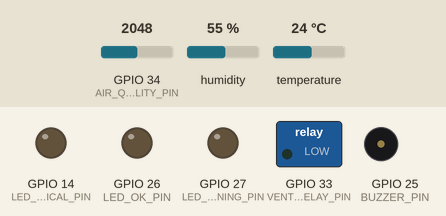
A sketch run on a simulated ESP32. Shown: switched loads named in the sketch (green lamp = pin HIGH), output pins drawn as LEDs (lit = HIGH), buzzer (waves = sounding). The inputs (shaded band) are chosen by the test bench; at power-on: GPIO 34 (AIR_QUALITY_PIN) = 2048, humidity 55 %, temperature 24 °C. WiFi joins after 1.5 s; servers stay silent unless stated; what the sketch prints to the serial monitor is not drawn.

Above: at 2.7 s.
2.8 s: GPIO 34 (AIR_QUALITY_PIN) set to 1545
At 3.11 s:
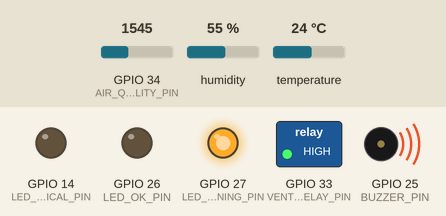
10.5 s: GPIO 34 (AIR_QUALITY_PIN) set to 1437
At 13.3 s:
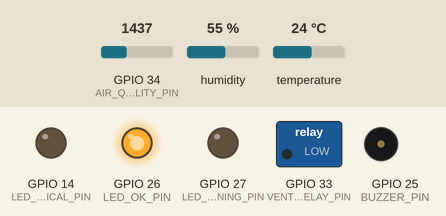
14.6 s: humidity set to 68 %
18.7 s: humidity set to 71 %
At 22.3 s:
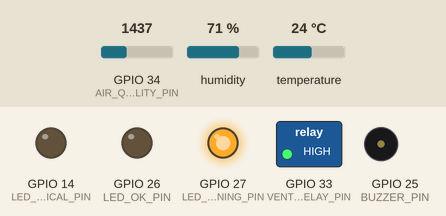
25.7 s: temperature set to 34.4 °C
29.8 s: temperature set to 35.4 °C
At 31.7 s:
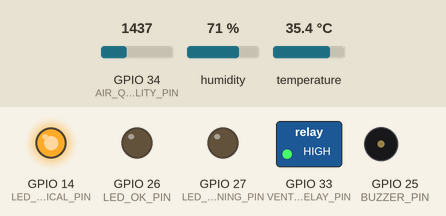
Timing chart, 0 to 37.9 s (numbered marks = the images above; inputs shaded):
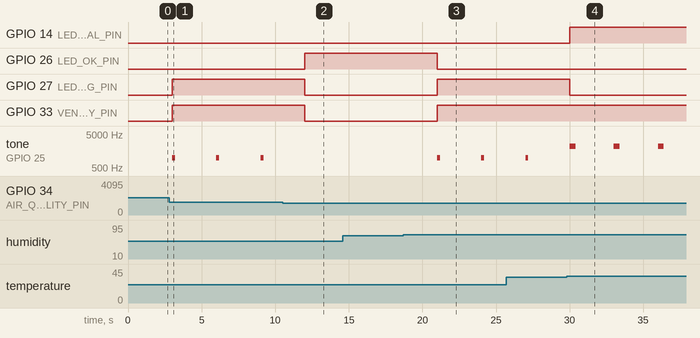

Measured:
- the behaviour switches between 1500 and 1499 on GPIO 34 (AIR_QUALITY_PIN) (found by bisection; images 1 and 2)
- the behaviour switches between 69 and 70 % on humidity (found by bisection; images 2 and 3)
- the behaviour switches between 34.9 and 35 °C on temperature (found by bisection; images 3 and 4)
- after the input at 10.5 s, GPIO 26 (LED_OK_PIN): LOW → HIGH after 1.5 s; GPIO 27 (LED_WARNING_PIN), GPIO 33 (VENT_FAN_RELAY_PIN): HIGH → LOW after 1.5 s; tone on GPIO 25 (BUZZER_PIN): stays silent (without the input it goes to 1000 Hz after 1.5 s)
- after the input at 14.6 s, every drawn part: stays the same
- after the input at 18.7 s, GPIO 26 (LED_OK_PIN): HIGH → LOW after 2.3 s; GPIO 27 (LED_WARNING_PIN), GPIO 33 (VENT_FAN_RELAY_PIN): LOW → HIGH after 2.3 s; tone on GPIO 25 (BUZZER_PIN): alternates 1000 Hz for 0.20 s and silent for 2.8 s, starting after 2.3 s
- after the input at 29.8 s, GPIO 14 (LED_CRITICAL_PIN): LOW → HIGH after 0.21 s; GPIO 27 (LED_WARNING_PIN): HIGH → LOW after 0.21 s
- by itself, tone on GPIO 25 (BUZZER_PIN): alternates 1000 Hz for 0.20 s and silent for 2.8 s

The sketch:

crop_storage_monitoring_system.ino
```cpp
/*
  Smart Crop Storage Monitoring System
  ESP32 based post-harvest protection system
  Sensors: Temperature + Humidity (DHT22), Air Quality (MQ135)
*/

#include <WiFi.h>
#include <DHT.h>

// ---------- Pin Definitions ----------
#define DHT_PIN              4
#define DHT_TYPE          DHT22
#define AIR_QUALITY_PIN      34   // MQ135 analog output

#define BUZZER_PIN           25
#define LED_OK_PIN           26
#define LED_WARNING_PIN      27
#define LED_CRITICAL_PIN     14
#define VENT_FAN_RELAY_PIN   33   // controls ventilation fan/exhaust

// ---------- Crop Storage Thresholds (general grain/produce storage) ----------
const float TEMP_SAFE_MAX_C        = 25.0;
const float TEMP_WARNING_MAX_C     = 30.0;
const float TEMP_CRITICAL_MAX_C    = 35.0;

const float HUMIDITY_SAFE_MAX      = 60.0;
const float HUMIDITY_WARNING_MAX   = 70.0;
const float HUMIDITY_CRITICAL_MAX  = 80.0;

const int AIR_QUALITY_WARNING      = 1500; // MQ135 raw value (spoilage gases/CO2 rising)
const int AIR_QUALITY_CRITICAL     = 2500;

// ---------- WiFi ----------
const char* ssid     = "YOUR_WIFI_SSID";
const char* password = "YOUR_WIFI_PASSWORD";

// ---------- Objects ----------
DHT dht(DHT_PIN, DHT_TYPE);

// ---------- Variables ----------
float temperature = 0.0;
float humidity = 0.0;
int airQualityValue = 0;

bool ventilationActive = false;

unsigned long lastReadTime = 0;
const unsigned long readInterval = 3000;

// Spoilage risk trend tracking
#define HISTORY_SIZE 10
float humidityHistory[HISTORY_SIZE];
int historyIndex = 0;
bool historyFilled = false;

enum StorageStatus { OK, WARNING, CRITICAL };
StorageStatus storageStatus = OK;

void setup() {
  Serial.begin(115200);

  pinMode(BUZZER_PIN, OUTPUT);
  pinMode(LED_OK_PIN, OUTPUT);
  pinMode(LED_WARNING_PIN, OUTPUT);
  pinMode(LED_CRITICAL_PIN, OUTPUT);
  pinMode(VENT_FAN_RELAY_PIN, OUTPUT);

  digitalWrite(BUZZER_PIN, LOW);
  digitalWrite(VENT_FAN_RELAY_PIN, LOW);

  dht.begin();
  connectWiFi();

  Serial.println("Smart Crop Storage Monitoring System Initialized");
}

void loop() {
  unsigned long now = millis();

  if (now - lastReadTime >= readInterval) {
    lastReadTime = now;

    readSensors();
    updateHistory();
    evaluateStorageStatus();
    controlVentilation();
    updateIndicators();
    predictSpoilageRisk();
    printStatus();
  }
}

// ---------- WiFi ----------
void connectWiFi() {
  WiFi.begin(ssid, password);
  Serial.print("Connecting to WiFi");
  int attempts = 0;
  while (WiFi.status() != WL_CONNECTED && attempts < 10) {
    delay(500);
    Serial.print(".");
    attempts++;
  }
  if (WiFi.status() == WL_CONNECTED) {
    Serial.println("\nWiFi connected: " + WiFi.localIP().toString());
  } else {
    Serial.println("\nWiFi connection failed. Continuing offline.");
  }
}

// ---------- Sensor Reading ----------
void readSensors() {
  float t = dht.readTemperature();
  float h = dht.readHumidity();

  if (!isnan(t)) temperature = t;
  else Serial.println("Error: Failed to read temperature.");

  if (!isnan(h)) humidity = h;
  else Serial.println("Error: Failed to read humidity.");

  airQualityValue = analogRead(AIR_QUALITY_PIN);
}

// ---------- History for Trend Prediction ----------
void updateHistory() {
  humidityHistory[historyIndex] = humidity;
  historyIndex = (historyIndex + 1) % HISTORY_SIZE;
  if (historyIndex == 0) historyFilled = true;
}

float getAverageHumidity() {
  int count = historyFilled ? HISTORY_SIZE : historyIndex;
  if (count == 0) return humidity;
  float sum = 0;
  for (int i = 0; i < count; i++) sum += humidityHistory[i];
  return sum / count;
}

// ---------- Status Evaluation ----------
void evaluateStorageStatus() {
  bool tempCritical = temperature >= TEMP_CRITICAL_MAX_C;
  bool humidityCritical = humidity >= HUMIDITY_CRITICAL_MAX;
  bool airCritical = airQualityValue >= AIR_QUALITY_CRITICAL;

  bool tempWarning = temperature >= TEMP_WARNING_MAX_C;
  bool humidityWarning = humidity >= HUMIDITY_WARNING_MAX;
  bool airWarning = airQualityValue >= AIR_QUALITY_WARNING;

  if (tempCritical || humidityCritical || airCritical) {
    storageStatus = CRITICAL;
  } else if (tempWarning || humidityWarning || airWarning) {
    storageStatus = WARNING;
  } else {
    storageStatus = OK;
  }
}

// ---------- Ventilation Control ----------
void controlVentilation() {
  if (humidity >= HUMIDITY_WARNING_MAX || temperature >= TEMP_WARNING_MAX_C ||
      airQualityValue >= AIR_QUALITY_WARNING) {
    digitalWrite(VENT_FAN_RELAY_PIN, HIGH);
    ventilationActive = true;
  } else if (humidity < HUMIDITY_SAFE_MAX && temperature < TEMP_SAFE_MAX_C &&
             airQualityValue < AIR_QUALITY_WARNING) {
    digitalWrite(VENT_FAN_RELAY_PIN, LOW);
    ventilationActive = false;
  }
}

// ---------- Indicators ----------
void updateIndicators() {
  digitalWrite(LED_OK_PIN, storageStatus == OK ? HIGH : LOW);
  digitalWrite(LED_WARNING_PIN, storageStatus == WARNING ? HIGH : LOW);
  digitalWrite(LED_CRITICAL_PIN, storageStatus == CRITICAL ? HIGH : LOW);

  if (storageStatus == CRITICAL) {
    tone(BUZZER_PIN, 2200, 400);
  } else if (storageStatus == WARNING) {
    tone(BUZZER_PIN, 1000, 200);
  } else {
    noTone(BUZZER_PIN);
  }
}

// ---------- Spoilage Risk Prediction ----------
void predictSpoilageRisk() {
  float avgHumidity = getAverageHumidity();
  bool humidityRising = humidity > avgHumidity + 3.0;

  if (humidityRising && temperature >= TEMP_WARNING_MAX_C) {
    Serial.println("⚠ PREDICTIVE ALERT: Rising humidity + heat detected.");
    Serial.println("→ High risk of mold growth and spoilage. Increase ventilation.");
  } else if (humidityRising) {
    Serial.println("⚠ PREDICTIVE ALERT: Humidity trending upward.");
    Serial.println("→ Monitor closely for condensation risk.");
  }

  if (airQualityValue >= AIR_QUALITY_WARNING) {
    Serial.println("⚠ PREDICTIVE ALERT: Elevated gas levels detected.");
    Serial.println("→ Possible early-stage spoilage or fermentation occurring.");
  }
}

// ---------- Status Output ----------
void printStatus() {
  Serial.println("----------------------------------");
  Serial.print("Temperature: ");
  Serial.print(temperature, 1);
  Serial.println(" °C");

  Serial.print("Humidity: ");
  Serial.print(humidity, 1);
  Serial.println(" %");

  Serial.print("Air Quality (raw): ");
  Serial.println(airQualityValue);

  Serial.print("Ventilation Fan: ");
  Serial.println(ventilationActive ? "ON" : "OFF");

  Serial.print("Storage Status: ");
  switch (storageStatus) {
    case OK:       Serial.println("SAFE ✅"); break;
    case WARNING:  Serial.println("WARNING ⚠️"); break;
    case CRITICAL: Serial.println("CRITICAL 🔴"); break;
  }
  Serial.println("----------------------------------");
}
```
